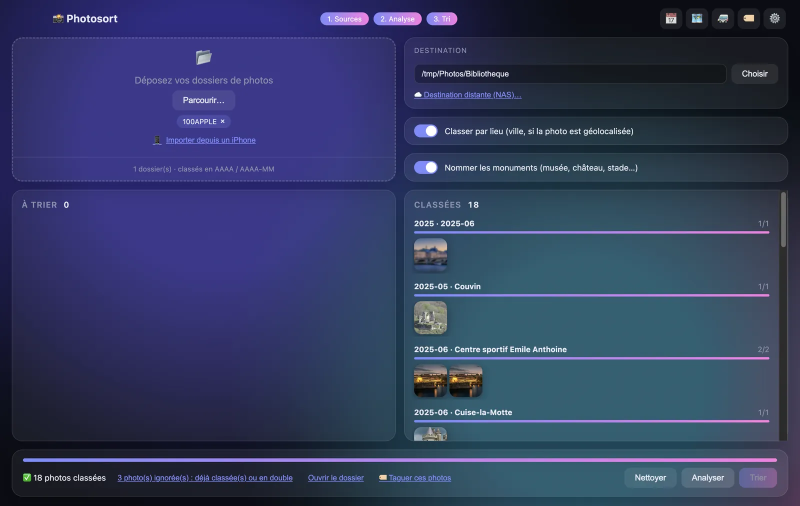
#> input picture website/src/assets/screenshots/hero.webp, 1600 x 1012 px (shown at 1/2 size); its folder holds 4 pictures in this run
$ python build-demo-gif.py
#> lines starting #> are read from the running program, lines starting #| are printed output that depends on the picture
#!/usr/bin/env python3
"""Builds docs/assets/photosort-demo.gif and photosort-demo.png from the website screenshots.

Usage (repo root):  python3 -m pip install pillow && python3 docs/assets/build-demo-gif.py
The screenshots use public-domain (CC0) photos; see website/src/assets/screenshots/CREDITS.md.
"""
from pathlib import Path
from PIL import Image

ROOT = Path(__file__).resolve().parents[2]
SHOTS = ROOT / "website" / "src" / "assets" / "screenshots"
OUT = Path(__file__).resolve().parent
ORDER = ["hero", "tri", "iphone", "nas", "cartes", "doublons"]
WIDTH, HEIGHT = 800, 506          # 1600x1012 screenshots, halved
HOLD_MS, FADE_MS, FADE_STEPS = 900, 70, 3


def load(name):
#> called with name = 'hero'
    img = Image.open(SHOTS / f"{name}.webp").convert("RGB")
#> img is the input picture: PIL image 1600x1012 RGB; mean R, G, B 51.2, 61.2, 98
    h = round(img.height * WIDTH / img.width)
#> h = 506
    img = img.resize((WIDTH, h), Image.LANCZOS)
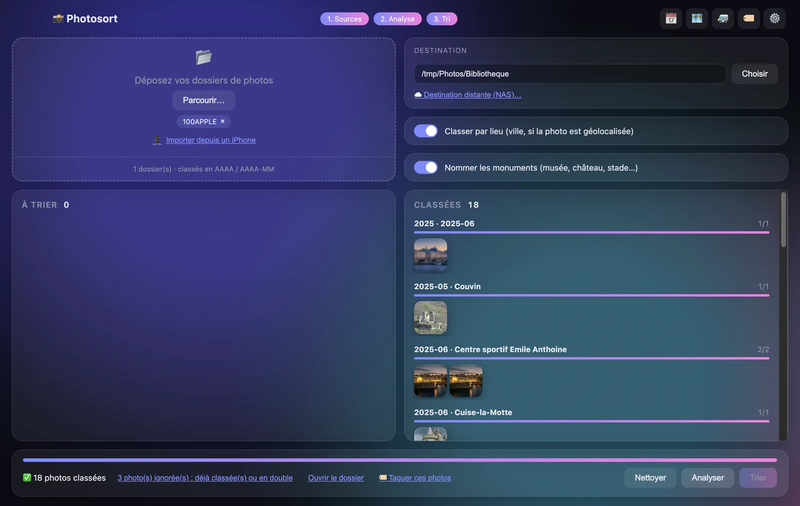
#> img: PIL image 800x506 RGB; mean R, G, B 51.2, 61.2, 97.9
    canvas = Image.new("RGB", (WIDTH, HEIGHT), img.getpixel((2, 2)))
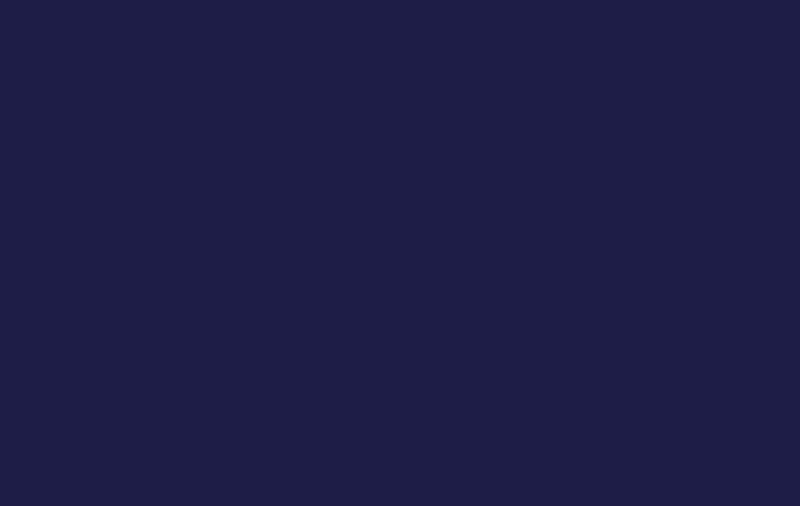
#> canvas: PIL image 800x506 RGB; mean R, G, B 29, 29, 72
    canvas.paste(img, (0, (HEIGHT - h) // 2))
    return canvas


def quantize(img):
    return img.quantize(colors=128, method=Image.MEDIANCUT, dither=Image.Dither.NONE)


shots = [load(n) for n in ORDER]
#> (the run stopped early here; a loop or call above may not have finished)
